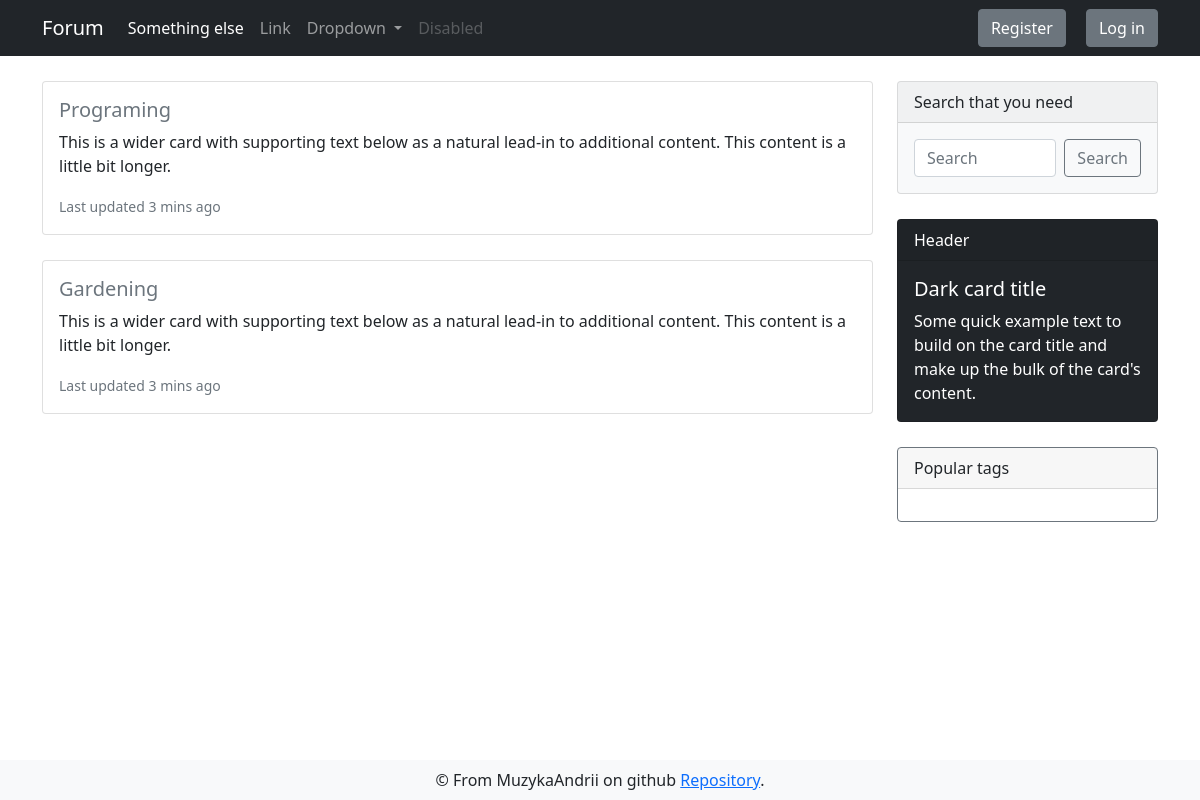
Before: / with the older database file.
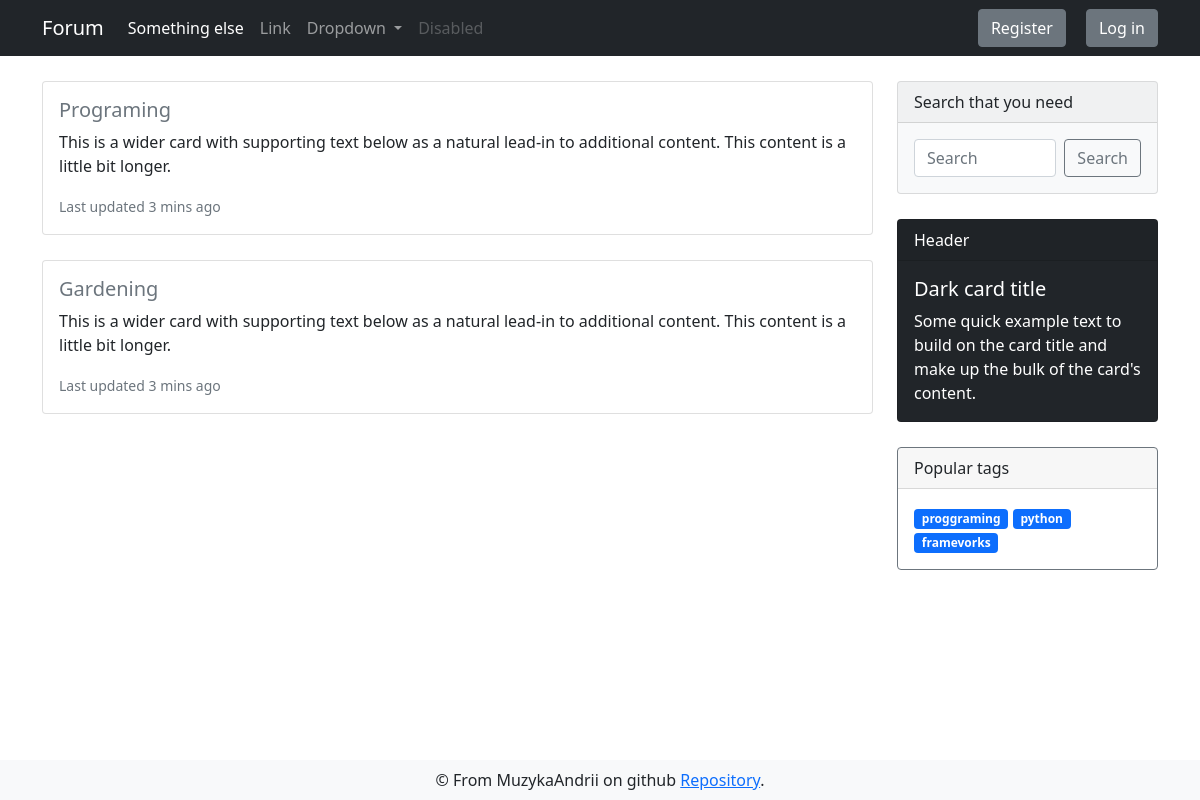
After: the same page with the newer database file.
### app/models.py (models this page shows, shortened)
class DbMixin(object):
    def save(self):
        db.session.add(self)
        db.session.commit()

class Section(DbMixin, db.Model):
    id = db.Column(db.Integer, primary_key = True, autoincrement=True)
    name = db.Column(db.String(50), unique=True, nullable=False)
    themes = db.relationship('Theme', backref='parent_section', lazy='dynamic')
    tags = db.relationship('Tag', backref='parent_section', lazy='dynamic')

class Tag(DbMixin, db.Model):
    id = db.Column(db.Integer, primary_key = True, autoincrement=True)
    name = db.Column(db.String(50), unique=True, nullable=False)
    section_id = db.Column(db.Integer, db.ForeignKey('section.id'), nullable=False)

### app/views.py (the view)
@app.route('/')
def index():
    sections = Section.query.all()
    tags = Tag.query.all()
    return render_template('main_page.html', sections=sections, tags=tags)

### app/templates/main_page.html
{% extends "base.html" %}
{% block content %}
<div class="container">
    <div class="row">
        <div class="sections col-md-9">
            {% for section in sections %}
            <div class="card d-flex">
                <div class="card-body">
                    <h5 class="card-title"><a class="link-secondary" href="">{{ section.name }}</a></h5>
                    <p class="card-text">This is a wider card with supporting text below as a natural lead-in to
                        additional
                        content. This content is a little bit longer.</p>
                    <p class="card-text"><small class="text-muted">Last updated 3 mins ago</small></p>
                </div>
            </div>
            {% endfor %}
        </div>
        <div class="sidebar col-md-3">
            <div class="card text-dark bg-light mb-3" style="max-width: 18rem;">
                <div class="card-header">Search that you need</div>
                <div class="card-body d-flex">
                    <input class="form-control me-2" type="search" placeholder="Search" aria-label="Search">
                    <button class="btn btn-outline-secondary" type="submit">Search</button>
                </div>
            </div>
            <div class="card text-white bg-dark mb-3" style="max-width: 18rem;">
                <div class="card-header">Header</div>
                <div class="card-body">
                    <h5 class="card-title">Dark card title</h5>
                    <p class="card-text">Some quick example text to build on the card title and make up the bulk of the
                        card's content.</p>
                </div>
            </div>
            <div class="card border-secondary mb-3" style="max-width: 18rem;">
                <div class="card-header">Popular tags</div>
                <div class="card-body text-secondary">
                    {% for tag in tags %}
                        <a class="tag badge bg-primary">{{ tag.name }}</a>
                    {% endfor %}
                </div>
            </div>
        </div>
    </div>
</div>
{% endblock %}

### app/templates/base.html (shortened to what this page needs)
<!doctype html>
<html>
<head>
  {% block head %}
  <link href="https://cdn.jsdelivr.net/npm/bootstrap@5.0.0/dist/css/bootstrap.min.css" rel="stylesheet"
>
  <link rel="stylesheet" type="text/css" href="{{ url_for('static',filename='css/style.css') }}">
  {% endblock %}
</head>
<body>
  <nav class="navbar navbar-expand-lg navbar-dark bg-dark">
    <div class="container">
      <a class="navbar-brand" href="{{ url_for('index') }}">Forum</a>
      <div class="collapse navbar-collapse" id="navbarSupportedContent">
        <ul class="navbar-nav me-auto mb-2 mb-lg-0">
          <li class="nav-item">
            <a class="nav-link active" aria-current="page" href="">Something else</a>
          </li>
          <li class="nav-item">
            <a class="nav-link" href="#">Link</a>
          </li>
          <li class="nav-item dropdown">
            <a class="nav-link dropdown-toggle" href="#" id="navbarDropdown" role="button" data-bs-toggle="dropdown"
              aria-expanded="false">
              Dropdown
            </a>
          </li>
          <li class="nav-item">
            <a class="nav-link disabled" href="#" tabindex="-1" aria-disabled="true">Disabled</a>
          </li>
        </ul>
        <form class="d-flex">
          {% if current_user.is_anonymous %}
          <a href="{{ url_for('auth.register') }}" type="button" class="btn login-btn btn-secondary">Register</a>
          <a href="{{ url_for('auth.login') }}" type="button" class="btn btn-secondary">Log in</a>
          {% else %}
          <a href="{{ url_for('auth.logout') }}" type="button" class="btn btn-secondary">Logout</a>
          <a href="" type="button" class="btn btn-light">Profile</a>
          {% endif %}
        </form>
      </div>
    </div>
  </nav>
  {% block content %}
  {% endblock %}
  {% block footer %}
  <footer class="navbar fixed-bottom navbar-light bg-light">
    <div class="container" style="justify-content: space-around;">
      <div class="footer-content">
        &copy; From MuzykaAndrii on github
        <a href="https://github.com/MuzykaAndrii/modern-flask-forum">Repository</a>.</div>
    </div>
  </footer>
  {% endblock %}
</body>
</html>

### app/static/css/style.css (style rules this page uses)
.login-btn { margin-right: 20px; }
.card { margin: 25px 0; }
.link-secondary { text-decoration: none; }
.tag { text-decoration: none; }

Changed rows visible on the page:
added Tag: name "proggraming"
added Tag: name "python"
added Tag: name "framevorks"
